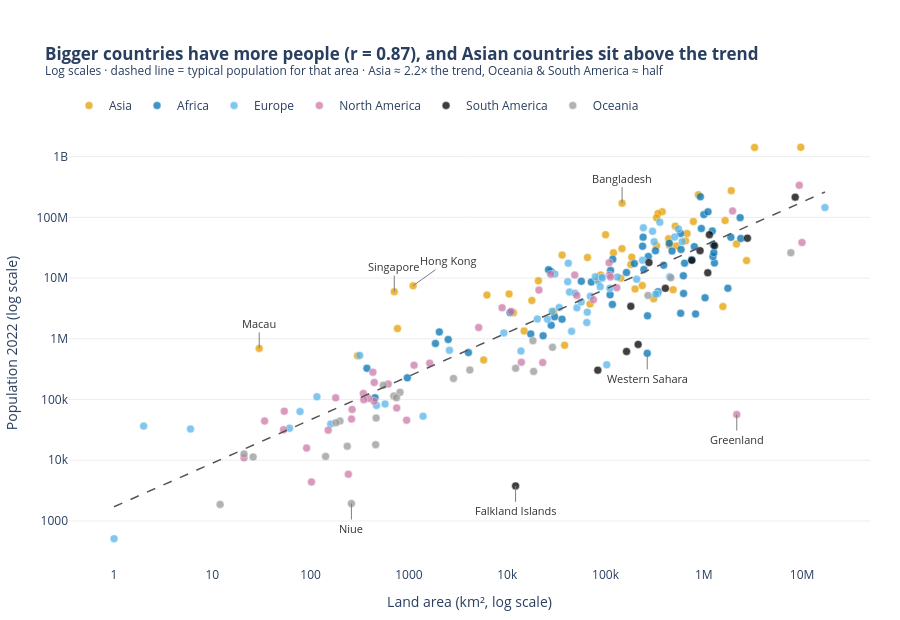

Notebook code for this chart:
### Markdown cell above
**Chart choice & justification:** *Which chart did you choose, and why? Justify design choices.

*YOUR ANSWER HERE*

### Code cell
# Q3
d = df[['Country', 'Continent', 'Area', '2022 Population']].copy()
logA, logP = np.log10(d['Area']), np.log10(d['2022 Population'])

r = np.corrcoef(logA, logP)[0, 1]
slope, intercept = np.polyfit(logA, logP, 1)
d['Residual'] = logP - (slope * logA + intercept)     

mult = 10 ** d.groupby('Continent')['Residual'].median()

outliers = pd.concat([d.nlargest(4, 'Residual'), d.nsmallest(4, 'Residual')])

palette = {'Asia': '#E69F00', 'Africa': '#0072B2', 'Europe': '#56B4E9',
           'North America': '#CC79A7', 'South America': '#000000', 'Oceania': '#999999'}

fig = px.scatter(d, x='Area', y='2022 Population', color='Continent',
                 log_x=True, log_y=True, hover_name='Country',
                 color_discrete_map=palette,
                 category_orders={'Continent': list(palette)},
                 template='plotly_white',
                 title=f'<b>Bigger countries have more people (r = {r:.2f}), '
                       f'and Asian countries sit above the trend</b>'
                       f'<br><sup>Log scales · dashed line = typical population for that area · '
                       f'Asia ≈ {mult["Asia"]:.1f}× the trend, '
                       f'Oceania & South America ≈ half</sup>')

fig.update_traces(marker=dict(size=8, opacity=0.75, line=dict(width=0.5, color='white')),
                  hovertemplate='%{hovertext}<br>Area: %{x:,.0f} km²<br>Population: %{y:,.0f}<extra></extra>')

xs = np.logspace(logA.min(), logA.max(), 50)
fig.add_scatter(x=xs, y=10 ** (slope * np.log10(xs) + intercept), mode='lines',
                line=dict(color='#555555', dash='dash', width=1.5),
                hoverinfo='skip', showlegend=False)

for _, row in outliers.iterrows():
    above = row['Residual'] > 0
    fig.add_annotation(x=np.log10(row['Area']), y=np.log10(row['2022 Population']),
                       text=row['Country'], showarrow=True, arrowhead=0, arrowwidth=1,
                       arrowcolor='#7F7F7F',
                       ax=35 if row['Country'] == 'Hong Kong' else 0,   # keep clear of Singapore
                       ay=-25 if above else 25,
                       font=dict(size=11, color='#333333'))

fig.update_xaxes(title='Land area (km², log scale)', showgrid=False)
fig.update_yaxes(title='Population 2022 (log scale)', showgrid=True, gridcolor='#EEEEEE')
fig.update_layout(width=900, height=620, legend_title_text=None,
                  legend=dict(orientation='h', y=1.0, x=0, yanchor='bottom'),
                  margin=dict(l=60, r=30, t=120, b=50))
fig.show()

### Figure 1 — Plotly figure (JSON) as saved in the notebook; plotly's stock layout.template omitted (floating-point values rounded to 4 significant figures)
{"data": [{"hovertemplate": "%{hovertext}<br>Area: %{x:,.0f} km²<br>Population: %{y:,.0f}<extra></extra>", "hovertext": ["Afghanistan", "Armenia", "Azerbaijan", "Bahrain", "Bangladesh", "Bhutan", "Brunei", "Cambodia", "China", "Georgia", "Hong Kong", "India", "Indonesia", "Iran", "Iraq", "Israel", "Japan", "Jordan", "Kazakhstan", "Kuwait", "Kyrgyzstan", "Laos", "Lebanon", "Macau", "Malaysia", "Maldives", "Mongolia", "Myanmar", "Nepal", "North Korea", "Oman", "Pakistan", "Palestine", "Philippines", "Qatar", "Saudi Arabia", "Singapore", "South Korea", "Sri Lanka", "Syria", "Taiwan", "Tajikistan", "Thailand", "Timor-Leste", "Turkey", "Turkmenistan", "United Arab Emirates", "Uzbekistan", "Vietnam", "Yemen"], "legendgroup": "Asia", "marker": {"color": "#E69F00", "line": {"color": "white", "width": 0.5}, "opacity": 0.75, "size": 8, "symbol": "circle"}, "mode": "markers", "name": "Asia", "orientation": "v", "showlegend": true, "type": "scatter", "x": [652230, 29743, 86600, 765, 147570, 38394, 5765, 181035, 9706961, 69700, 1104, 3287590, 1904569, 1648195, 438317, 20770, 377930, 89342, 2724900, 17818, 199951, 236800, 10452, 30, 330803, 300, 1564110, 676578, 147181, 120538, 309500, 881912, 6220, 342353, 11586, 2149690, 710, 100210, 65610, 185180, 36193, 143100, 513120, 14874, 783562, 488100, 83600, 447400, 331212, 527968], "xaxis": "x", "y": [41128771, 2780469, 10358074, 1472233, 171186372, 782455, 449002, 16767842, 1425887337, 3744385, 7488865, 1417173173, 275501339, 88550570, 44496122, 9038309, 123951692, 11285869, 19397998, 4268873, 6630623, 7529475, 5489739, 695168, 33938221, 523787, 3398366, 54179306, 30547580, 26069416, 4576298, 235824862, 5250072, 115559009, 2695122, 36408820, 5975689, 51815810, 21832143, 22125249, 23893394, 9952787, 71697030, 1341296, 85341241, 6430770, 9441129, 34627652, 98186856, 33696614], "yaxis": "y"}, {"hovertemplate": "%{hovertext}<br>Area: %{x:,.0f} km²<br>Population: %{y:,.0f}<extra></extra>", "hovertext": ["Algeria", "Angola", "Benin", "Botswana", "Burkina Faso", "Burundi", "Cameroon", "Cape Verde", "Central African Republic", "Chad", "Comoros", "Djibouti", "DR Congo", "Egypt", "Equatorial Guinea", "Eritrea", "Eswatini", "Ethiopia", "Gabon", "Gambia", "Ghana", "Guinea", "Guinea-Bissau", "Ivory Coast", "Kenya", "Lesotho", "Liberia", "Libya", "Madagascar", "Malawi", "Mali", "Mauritania", "Mauritius", "Mayotte", "Morocco", "Mozambique", "Namibia", "Niger", "Nigeria", "Republic of the Congo", "Reunion", "Rwanda", "Sao Tome and Principe", "Senegal", "Seychelles", "Sierra Leone", "Somalia", "South Africa", "South Sudan", "Sudan", "Tanzania", "Togo", "Tunisia", "Uganda", "Western Sahara", "Zambia", "Zimbabwe"], "legendgroup": "Africa", "marker": {"color": "#0072B2", "line": {"color": "white", "width": 0.5}, "opacity": 0.75, "size": 8, "symbol": "circle"}, "mode": "markers", "name": "Africa", "orientation": "v", "showlegend": true, "type": "scatter", "x": [2381741, 1246700, 112622, 582000, 272967, 27834, 475442, 4033, 622984, 1284000, 1862, 23200, 2344858, 1002450, 28051, 117600, 17364, 1104300, 267668, 10689, 238533, 245857, 36125, 322463, 580367, 30355, 111369, 1759540, 587041, 118484, 1240192, 1030700, 2040, 374, 446550, 801590, 825615, 1267000, 923768, 342000, 2511, 26338, 964, 196722, 452, 71740, 637657, 1221037, 619745, 1886068, 945087, 56785, 163610, 241550, 266000, 752612, 390757], "xaxis": "x", "y": [44903225, 35588987, 13352864, 2630296, 22673762, 12889576, 27914536, 593149, 5579144, 17723315, 836774, 1120849, 99010212, 110990103, 1674908, 3684032, 1201670, 123379924, 2388992, 2705992, 33475870, 13859341, 2105566, 28160542, 54027487, 2305825, 5302681, 6812341, 29611714, 20405317, 22593590, 4736139, 1299469, 326101, 37457971, 32969517, 2567012, 26207977, 218541212, 5970424, 974052, 13776698, 227380, 17316449, 107118, 8605718, 17597511, 59893885, 10913164, 46874204, 65497748, 8848699, 12356117, 47249585, 575986, 20017675, 16320537], "yaxis": "y"}, {"hovertemplate": "%{hovertext}<br>Area: %{x:,.0f} km²<br>Population: %{y:,.0f}<extra></extra>", "hovertext": ["Albania", "Andorra", "Austria", "Belarus", "Belgium", "Bosnia and Herzegovina", "Bulgaria", "Croatia", "Cyprus", "Czech Republic", "Denmark", "Estonia", "Faroe Islands", "Finland", "France", "Germany", "Gibraltar", "Greece", "Guernsey", "Hungary", "Iceland", "Ireland", "Isle of Man", "Italy", "Jersey", "Latvia", "Liechtenstein", "Lithuania", "Luxembourg", "Malta", "Moldova", "Monaco", "Montenegro", "Netherlands", "North Macedonia", "Norway", "Poland", "Portugal", "Romania", "Russia", "San Marino", "Serbia", "Slovakia", "Slovenia", "Spain", "Sweden", "Switzerland", "Ukraine", "United Kingdom", "Vatican City"], "legendgroup": "Europe", "marker": {"color": "#56B4E9", "line": {"color": "white", "width": 0.5}, "opacity": 0.75, "size": 8, "symbol": "circle"}, "mode": "markers", "name": "Europe", "orientation": "v", "showlegend": true, "type": "scatter", "x": [28748, 468, 83871, 207600, 30528, 51209, 110879, 56594, 9251, 78865, 43094, 45227, 1393, 338424, 551695, 357114, 6, 131990, 78, 93028, 103000, 70273, 572, 301336, 116, 64559, 160, 65300, 2586, 316, 33846, 2, 13812, 41850, 25713, 323802, 312679, 92090, 238391, 17098242, 61, 88361, 49037, 20273, 505992, 450295, 41284, 603500, 242900, 1], "xaxis": "x", "y": [2842321, 79824, 8939617, 9534954, 11655930, 3233526, 6781953, 4030358, 1251488, 10493986, 5882261, 1326062, 53090, 5540745, 64626628, 83369843, 32649, 10384971, 63301, 9967308, 372899, 5023109, 84519, 59037474, 110778, 1850651, 39327, 2750055, 647599, 533286, 3272996, 36469, 627082, 17564014, 2093599, 5434319, 39857145, 10270865, 19659267, 144713314, 33660, 7221365, 5643453, 2119844, 47558630, 10549347, 8740472, 39701739, 67508936, 510], "yaxis": "y"}, {"hovertemplate": "%{hovertext}<br>Area: %{x:,.0f} km²<br>Population: %{y:,.0f}<extra></extra>", "hovertext": ["Anguilla", "Antigua and Barbuda", "Aruba", "Bahamas", "Barbados", "Belize", "Bermuda", "British Virgin Islands", "Canada", "Cayman Islands", "Costa Rica", "Cuba", "Curacao", "Dominica", "Dominican Republic", "El Salvador", "Greenland", "Grenada", "Guadeloupe", "Guatemala", "Haiti", "Honduras", "Jamaica", "Martinique", "Mexico", "Montserrat", "Nicaragua", "Panama", "Puerto Rico", "Saint Barthelemy", "Saint Kitts and Nevis", "Saint Lucia", "Saint Martin", "Saint Pierre and Miquelon", "Saint Vincent and the Grenadines", "Sint Maarten", "Trinidad and Tobago", "Turks and Caicos Islands", "United States", "United States Virgin Islands"], "legendgroup": "North America", "marker": {"color": "#CC79A7", "line": {"color": "white", "width": 0.5}, "opacity": 0.75, "size": 8, "symbol": "circle"}, "mode": "markers", "name": "North America", "orientation": "v", "showlegend": true, "type": "scatter", "x": [91, 442, 180, 13943, 430, 22966, 54, 151, 9984670, 264, 51100, 109884, 444, 751, 48671, 21041, 2166086, 344, 1628, 108889, 27750, 112492, 10991, 1128, 1964375, 102, 130373, 75417, 8870, 21, 261, 616, 53, 242, 389, 34, 5130, 948, 9372610, 347], "xaxis": "x", "y": [15857, 93763, 106445, 409984, 281635, 405272, 64184, 31305, 38454327, 68706, 5180829, 11212191, 191163, 72737, 11228821, 6336392, 56466, 125438, 395752, 17843908, 11584996, 10432860, 2827377, 367507, 127504125, 4390, 6948392, 4408581, 3252407, 10967, 47657, 179857, 31791, 5862, 103948, 44175, 1531044, 45703, 338289857, 99465], "yaxis": "y"}, {"hovertemplate": "%{hovertext}<br>Area: %{x:,.0f} km²<br>Population: %{y:,.0f}<extra></extra>", "hovertext": ["Argentina", "Bolivia", "Brazil", "Chile", "Colombia", "Ecuador", "Falkland Islands", "French Guiana", "Guyana", "Paraguay", "Peru", "Suriname", "Uruguay", "Venezuela"], "legendgroup": "South America", "marker": {"color": "#000000", "line": {"color": "white", "width": 0.5}, "opacity": 0.75, "size": 8, "symbol": "circle"}, "mode": "markers", "name": "South America", "orientation": "v", "showlegend": true, "type": "scatter", "x": [2780400, 1098581, 8515767, 756102, 1141748, 276841, 12173, 83534, 214969, 406752, 1285216, 163820, 181034, 916445], "xaxis": "x", "y": [45510318, 12224110, 215313498, 19603733, 51874024, 18001000, 3780, 304557, 808726, 6780744, 34049588, 618040, 3422794, 28301696], "yaxis": "y"}, {"hovertemplate": "%{hovertext}<br>Area: %{x:,.0f} km²<br>Population: %{y:,.0f}<extra></extra>", "hovertext": ["American Samoa", "Australia", "Cook Islands", "Fiji", "French Polynesia", "Guam", "Kiribati", "Marshall Islands", "Micronesia", "Nauru", "New Caledonia", "New Zealand", "Niue", "Northern Mariana Islands", "Palau", "Papua New Guinea", "Samoa", "Solomon Islands", "Tokelau", "Tonga", "Tuvalu", "Vanuatu", "Wallis and Futuna"], "legendgroup": "Oceania", "marker": {"color": "#999999", "line": {"color": "white", "width": 0.5}, "opacity": 0.75, "size": 8, "symbol": "circle"}, "mode": "markers", "name": "Oceania", "orientation": "v", "showlegend": true, "type": "scatter", "x": [199, 7692024, 236, 18272, 4167, 549, 811, 181, 702, 21, 18575, 270467, 260, 464, 459, 462840, 2842, 28896, 12, 747, 26, 12189, 142], "xaxis": "x", "y": [44273, 26177413, 17011, 929766, 306279, 171774, 131232, 41569, 114164, 12668, 289950, 5185288, 1934, 49551, 18055, 10142619, 222382, 724273, 1871, 106858, 11312, 326740, 11572], "yaxis": "y"}, {"hoverinfo": "skip", "line": {"color": "#555555", "dash": "dash", "width": 1.5}, "mode": "lines", "showlegend": false, "type": "scatter", "x": [1.0, 1.405, 1.973, 2.772, 3.894, 5.471, 7.685, 10.8, 15.17, 21.31, 29.93, 42.05, 59.07, 82.97, 116.6, 163.7, 230.0, 323.1, 453.9, 637.7, 895.8, 1258.0, 1768.0, 2483.0, 3489.0, 4901.0, 6885.0, 9672.0, 13590.0, 19090.0, 26810.0, 37670.0, 52910.0, 74330.0, 104400.0, 146700.0, 206100.0, 289500.0, 406700.0, 571300.0, 802500.0, 1127000.0, 1584000.0, 2225000.0, 3125000.0, 4390000.0, 6168000.0, 8664000.0, 12170000.0, 17100000.0], "y": [1715.0, 2188.0, 2791.0, 3561.0, 4543.0, 5796.0, 7395.0, 9434.0, 12040.0, 15360.0, 19590.0, 25000.0, 31890.0, 40690.0, 51910.0, 66230.0, 84490.0, 107800.0, 137500.0, 175500.0, 223900.0, 285600.0, 364400.0, 464900.0, 593100.0, 756700.0, 965400.0, 1232000.0, 1571000.0, 2005000.0, 2558000.0, 3263000.0, 4163000.0, 5312000.0, 6777000.0, 8646000.0, 11030000.0, 14070000.0, 17950000.0, 22910000.0, 29220000.0, 37290000.0, 47570000.0, 60690000.0, 77430000.0, 98790000.0, 126000000.0, 160800000.0, 205100000.0, 261700000.0]}], "layout": {"annotations": [{"arrowcolor": "#7F7F7F", "arrowhead": 0, "arrowwidth": 1, "ax": 0, "ay": -25, "font": {"color": "#333333", "size": 11}, "showarrow": true, "text": "Macau", "x": 1.477, "y": 5.842}, {"arrowcolor": "#7F7F7F", "arrowhead": 0, "arrowwidth": 1, "ax": 0, "ay": -25, "font": {"color": "#333333", "size": 11}, "showarrow": true, "text": "Singapore", "x": 2.851, "y": 6.776}, {"arrowcolor": "#7F7F7F", "arrowhead": 0, "arrowwidth": 1, "ax": 35, "ay": -25, "font": {"color": "#333333", "size": 11}, "showarrow": true, "text": "Hong Kong", "x": 3.043, "y": 6.874}, {"arrowcolor": "#7F7F7F", "arrowhead": 0, "arrowwidth": 1, "ax": 0, "ay": -25, "font": {"color": "#333333", "size": 11}, "showarrow": true, "text": "Bangladesh", "x": 5.169, "y": 8.233}, {"arrowcolor": "#7F7F7F", "arrowhead": 0, "arrowwidth": 1, "ax": 0, "ay": 25, "font": {"color": "#333333", "size": 11}, "showarrow": true, "text": "Greenland", "x": 6.336, "y": 4.752}, {"arrowcolor": "#7F7F7F", "arrowhead": 0, "arrowwidth": 1, "ax": 0, "ay": 25, "font": {"color": "#333333", "size": 11}, "showarrow": true, "text": "Falkland Islands", "x": 4.085, "y": 3.577}, {"arrowcolor": "#7F7F7F", "arrowhead": 0, "arrowwidth": 1, "ax": 0, "ay": 25, "font": {"color": "#333333", "size": 11}, "showarrow": true, "text": "Niue", "x": 2.415, "y": 3.286}, {"arrowcolor": "#7F7F7F", "arrowhead": 0, "arrowwidth": 1, "ax": 0, "ay": 25, "font": {"color": "#333333", "size": 11}, "showarrow": true, "text": "Western Sahara", "x": 5.425, "y": 5.76}], "height": 620, "legend": {"orientation": "h", "title": {}, "tracegroupgap": 0, "x": 0, "y": 1, "yanchor": "bottom"}, "margin": {"b": 50, "l": 60, "r": 30, "t": 120}, "title": {"text": "<b>Bigger countries have more people (r = 0.87), and Asian countries sit above the trend</b><br><sup>Log scales · dashed line = typical population for that area · Asia ≈ 2.2× the trend, Oceania & South America ≈ half</sup>"}, "width": 900, "xaxis": {"anchor": "y", "domain": [0, 1], "showgrid": false, "title": {"text": "Land area (km², log scale)"}, "type": "log"}, "yaxis": {"anchor": "x", "domain": [0, 1], "gridcolor": "#EEEEEE", "showgrid": true, "title": {"text": "Population 2022 (log scale)"}, "type": "log"}}}
